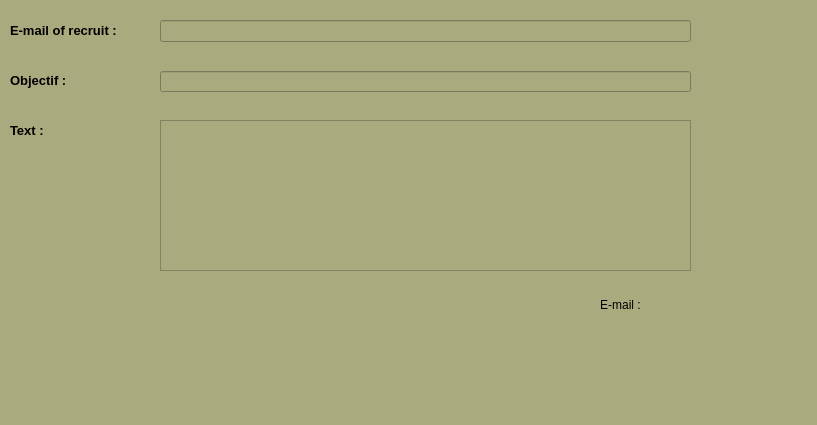
<?xml version="1.0" encoding="UTF-8"?>
<ui version="4.0">
 <class>Dialog</class>
 <widget class="QDialog" name="Dialog">
  <property name="geometry">
   <rect>
    <x>0</x>
    <y>0</y>
    <width>817</width>
    <height>425</height>
   </rect>
  </property>
  <property name="windowTitle">
   <string>Dialog</string>
  </property>
  <property name="styleSheet">
   <string notr="true">background-color: rgb(170, 170, 127);</string>
  </property>
  <widget class="QLabel" name="label_24">
   <property name="geometry">
    <rect>
     <x>10</x>
     <y>20</y>
     <width>151</width>
     <height>20</height>
    </rect>
   </property>
   <property name="font">
    <font>
     <pointsize>10</pointsize>
     <weight>75</weight>
     <bold>true</bold>
    </font>
   </property>
   <property name="text">
    <string>E-mail of recruit :</string>
   </property>
  </widget>
  <widget class="QLabel" name="label_23">
   <property name="geometry">
    <rect>
     <x>10</x>
     <y>70</y>
     <width>91</width>
     <height>20</height>
    </rect>
   </property>
   <property name="font">
    <font>
     <pointsize>10</pointsize>
     <weight>75</weight>
     <bold>true</bold>
    </font>
   </property>
   <property name="text">
    <string>Objectif :</string>
   </property>
  </widget>
  <widget class="QLineEdit" name="lineEdit_adresse">
   <property name="geometry">
    <rect>
     <x>160</x>
     <y>20</y>
     <width>531</width>
     <height>22</height>
    </rect>
   </property>
  </widget>
  <widget class="QLabel" name="label_25">
   <property name="geometry">
    <rect>
     <x>10</x>
     <y>120</y>
     <width>91</width>
     <height>20</height>
    </rect>
   </property>
   <property name="font">
    <font>
     <pointsize>10</pointsize>
     <weight>75</weight>
     <bold>true</bold>
    </font>
   </property>
   <property name="text">
    <string>Text :</string>
   </property>
  </widget>
  <widget class="QPushButton" name="pushButton_envoyer">
   <property name="geometry">
    <rect>
     <x>550</x>
     <y>289</y>
     <width>141</width>
     <height>31</height>
    </rect>
   </property>
   <property name="styleSheet">
    <string notr="true">QPushButton{

     background: qlineargradient(x1: 0, y1: 0, x2: 0, y2: 1,
                                 stop: 0 #f7f7f7, stop: 0.4 #f0f0f0,
                                 stop: 0.5 #e8e8e8, stop: 1.0 #dcdcdc);
border-radius:20px;
border-radius:15px;

}



QPushButton:hover{
background:   qlineargradient(x1: 0, y1: 0, x2: 0, y2: 1,
                                 stop: 0 #1b83fe, stop: 0.4 #4399fe,
                                 stop: 0.5 #5da7fe, stop: 1.0 #77b5fe);
color:white;
}</string>
   </property>
   <property name="text">
    <string>E-mail :</string>
   </property>
  </widget>
  <widget class="QLineEdit" name="lineEdit_objet">
   <property name="geometry">
    <rect>
     <x>160</x>
     <y>71</y>
     <width>531</width>
     <height>21</height>
    </rect>
   </property>
  </widget>
  <widget class="QTextEdit" name="textEdit_texte">
   <property name="geometry">
    <rect>
     <x>160</x>
     <y>120</y>
     <width>531</width>
     <height>151</height>
    </rect>
   </property>
  </widget>
 </widget>
 <resources/>
 <connections/>
</ui>
